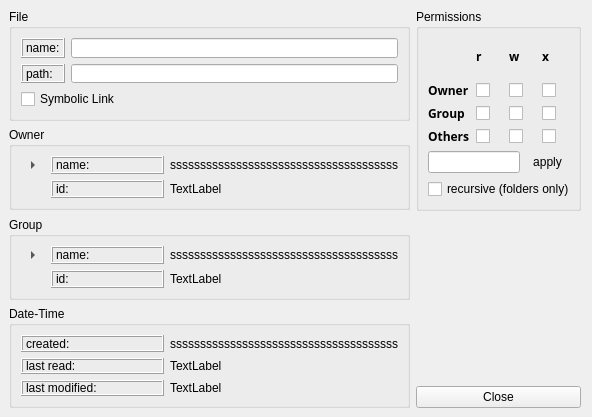
<ui version="4.0" >
 <author></author>
 <comment></comment>
 <exportmacro></exportmacro>
 <class>Form</class>
 <widget class="QWidget" name="Form" >
  <property name="geometry" >
   <rect>
    <x>0</x>
    <y>0</y>
    <width>592</width>
    <height>404</height>
   </rect>
  </property>
  <property name="windowTitle" >
   <string>Properties</string>
  </property>
  <layout class="QGridLayout" >
   <property name="margin" >
    <number>9</number>
   </property>
   <property name="spacing" >
    <number>6</number>
   </property>
   <item rowspan="2" row="0" column="1" >
    <widget class="QGroupBox" name="groupBox" >
     <property name="minimumSize" >
      <size>
       <width>165</width>
       <height>202</height>
      </size>
     </property>
     <property name="maximumSize" >
      <size>
       <width>165</width>
       <height>202</height>
      </size>
     </property>
     <property name="title" >
      <string>Permissions</string>
     </property>
     <layout class="QGridLayout" >
      <property name="margin" >
       <number>9</number>
      </property>
      <property name="spacing" >
       <number>6</number>
      </property>
      <item row="0" column="0" >
       <layout class="QVBoxLayout" >
        <property name="margin" >
         <number>0</number>
        </property>
        <property name="spacing" >
         <number>6</number>
        </property>
        <item>
         <layout class="QGridLayout" >
          <property name="margin" >
           <number>0</number>
          </property>
          <property name="spacing" >
           <number>6</number>
          </property>
          <item row="2" column="1" >
           <widget class="QCheckBox" name="_groupRead" >
            <property name="text" >
             <string/>
            </property>
           </widget>
          </item>
          <item row="1" column="0" >
           <widget class="QLabel" name="label_7" >
            <property name="text" >
             <string>&lt;html>&lt;head>&lt;meta name="qrichtext" content="1" />&lt;/head>&lt;body style=" white-space: pre-wrap; font-family:Sans Serif; font-size:9pt; font-weight:400; font-style:normal; text-decoration:none;">&lt;p style=" margin-top:0px; margin-bottom:0px; margin-left:0px; margin-right:0px; -qt-block-indent:0; text-indent:0px;">&lt;span style=" font-weight:600;">Owner&lt;/span>&lt;/p>&lt;/body>&lt;/html></string>
            </property>
           </widget>
          </item>
          <item row="2" column="3" >
           <widget class="QCheckBox" name="_groupExecute" >
            <property name="text" >
             <string/>
            </property>
           </widget>
          </item>
          <item row="0" column="1" >
           <widget class="QLabel" name="label" >
            <property name="text" >
             <string>&lt;html>&lt;head>&lt;meta name="qrichtext" content="1" />&lt;/head>&lt;body style=" white-space: pre-wrap; font-family:Sans Serif; font-size:9pt; font-weight:400; font-style:normal; text-decoration:none;">&lt;p style=" margin-top:0px; margin-bottom:0px; margin-left:0px; margin-right:0px; -qt-block-indent:0; text-indent:0px;">&lt;span style=" font-weight:600;">r&lt;/span>&lt;/p>&lt;/body>&lt;/html></string>
            </property>
           </widget>
          </item>
          <item row="3" column="0" >
           <widget class="QLabel" name="label_9" >
            <property name="text" >
             <string>&lt;html>&lt;head>&lt;meta name="qrichtext" content="1" />&lt;/head>&lt;body style=" white-space: pre-wrap; font-family:Sans Serif; font-size:9pt; font-weight:400; font-style:normal; text-decoration:none;">&lt;p style=" margin-top:0px; margin-bottom:0px; margin-left:0px; margin-right:0px; -qt-block-indent:0; text-indent:0px;">&lt;span style=" font-weight:600;">Others&lt;/span>&lt;/p>&lt;/body>&lt;/html></string>
            </property>
           </widget>
          </item>
          <item row="1" column="3" >
           <widget class="QCheckBox" name="_ownerExecute" >
            <property name="text" >
             <string/>
            </property>
           </widget>
          </item>
          <item row="3" column="2" >
           <widget class="QCheckBox" name="_othersWrite" >
            <property name="text" >
             <string/>
            </property>
           </widget>
          </item>
          <item row="3" column="3" >
           <widget class="QCheckBox" name="_othersExecute" >
            <property name="text" >
             <string/>
            </property>
           </widget>
          </item>
          <item row="2" column="2" >
           <widget class="QCheckBox" name="_groupWrite" >
            <property name="text" >
             <string/>
            </property>
           </widget>
          </item>
          <item row="1" column="1" >
           <widget class="QCheckBox" name="_ownerRead" >
            <property name="text" >
             <string/>
            </property>
           </widget>
          </item>
          <item row="3" column="1" >
           <widget class="QCheckBox" name="_othersRead" >
            <property name="text" >
             <string/>
            </property>
           </widget>
          </item>
          <item row="1" column="2" >
           <widget class="QCheckBox" name="_ownerWrite" >
            <property name="text" >
             <string/>
            </property>
           </widget>
          </item>
          <item row="0" column="3" >
           <widget class="QLabel" name="label_3" >
            <property name="text" >
             <string>&lt;html>&lt;head>&lt;meta name="qrichtext" content="1" />&lt;/head>&lt;body style=" white-space: pre-wrap; font-family:Sans Serif; font-size:9pt; font-weight:400; font-style:normal; text-decoration:none;">&lt;p style=" margin-top:0px; margin-bottom:0px; margin-left:0px; margin-right:0px; -qt-block-indent:0; text-indent:0px;">&lt;span style=" font-weight:600;">x&lt;/span>&lt;/p>&lt;/body>&lt;/html></string>
            </property>
           </widget>
          </item>
          <item row="2" column="0" >
           <widget class="QLabel" name="label_8" >
            <property name="text" >
             <string>&lt;html>&lt;head>&lt;meta name="qrichtext" content="1" />&lt;/head>&lt;body style=" white-space: pre-wrap; font-family:Sans Serif; font-size:9pt; font-weight:400; font-style:normal; text-decoration:none;">&lt;p style=" margin-top:0px; margin-bottom:0px; margin-left:0px; margin-right:0px; -qt-block-indent:0; text-indent:0px;">&lt;span style=" font-weight:600;">Group&lt;/span>&lt;/p>&lt;/body>&lt;/html></string>
            </property>
           </widget>
          </item>
          <item row="0" column="2" >
           <widget class="QLabel" name="label_2" >
            <property name="text" >
             <string>&lt;html>&lt;head>&lt;meta name="qrichtext" content="1" />&lt;/head>&lt;body style=" white-space: pre-wrap; font-family:Sans Serif; font-size:9pt; font-weight:400; font-style:normal; text-decoration:none;">&lt;p style=" margin-top:0px; margin-bottom:0px; margin-left:0px; margin-right:0px; -qt-block-indent:0; text-indent:0px;">&lt;span style=" font-weight:600;">w&lt;/span>&lt;/p>&lt;/body>&lt;/html></string>
            </property>
           </widget>
          </item>
         </layout>
        </item>
        <item>
         <layout class="QVBoxLayout" >
          <property name="margin" >
           <number>0</number>
          </property>
          <property name="spacing" >
           <number>6</number>
          </property>
          <item>
           <layout class="QHBoxLayout" >
            <property name="margin" >
             <number>0</number>
            </property>
            <property name="spacing" >
             <number>6</number>
            </property>
            <item>
             <widget class="QLineEdit" name="_permissionsValue" />
            </item>
            <item>
             <widget class="QToolButton" name="_apply" >
              <property name="text" >
               <string>apply</string>
              </property>
              <property name="autoRaise" >
               <bool>true</bool>
              </property>
             </widget>
            </item>
           </layout>
          </item>
          <item>
           <widget class="QCheckBox" name="_recursive" >
            <property name="text" >
             <string>recursive (folders only)</string>
            </property>
           </widget>
          </item>
         </layout>
        </item>
       </layout>
      </item>
     </layout>
    </widget>
   </item>
   <item row="0" column="0" >
    <widget class="QGroupBox" name="groupBox_5" >
     <property name="minimumSize" >
      <size>
       <width>401</width>
       <height>112</height>
      </size>
     </property>
     <property name="maximumSize" >
      <size>
       <width>401</width>
       <height>112</height>
      </size>
     </property>
     <property name="title" >
      <string>File</string>
     </property>
     <layout class="QVBoxLayout" >
      <property name="margin" >
       <number>9</number>
      </property>
      <property name="spacing" >
       <number>6</number>
      </property>
      <item>
       <layout class="QGridLayout" >
        <property name="margin" >
         <number>0</number>
        </property>
        <property name="spacing" >
         <number>6</number>
        </property>
        <item row="1" column="0" >
         <widget class="QLabel" name="label_22" >
          <property name="frameShape" >
           <enum>QFrame::Box</enum>
          </property>
          <property name="frameShadow" >
           <enum>QFrame::Raised</enum>
          </property>
          <property name="text" >
           <string>path:</string>
          </property>
          <property name="alignment" >
           <set>Qt::AlignLeading|Qt::AlignLeft|Qt::AlignVCenter</set>
          </property>
         </widget>
        </item>
        <item row="0" column="0" >
         <widget class="QLabel" name="label_21" >
          <property name="frameShape" >
           <enum>QFrame::Box</enum>
          </property>
          <property name="frameShadow" >
           <enum>QFrame::Raised</enum>
          </property>
          <property name="text" >
           <string>name:</string>
          </property>
          <property name="alignment" >
           <set>Qt::AlignLeading|Qt::AlignLeft|Qt::AlignVCenter</set>
          </property>
         </widget>
        </item>
        <item row="0" column="1" >
         <widget class="QLineEdit" name="_fileName" >
          <property name="enabled" >
           <bool>true</bool>
          </property>
          <property name="frame" >
           <bool>true</bool>
          </property>
          <property name="readOnly" >
           <bool>true</bool>
          </property>
         </widget>
        </item>
        <item row="1" column="1" >
         <widget class="QLineEdit" name="_filePath" >
          <property name="readOnly" >
           <bool>true</bool>
          </property>
         </widget>
        </item>
       </layout>
      </item>
      <item>
       <widget class="QCheckBox" name="_symbolicLink" >
        <property name="enabled" >
         <bool>true</bool>
        </property>
        <property name="text" >
         <string>Symbolic Link</string>
        </property>
        <property name="checkable" >
         <bool>false</bool>
        </property>
       </widget>
      </item>
     </layout>
    </widget>
   </item>
   <item row="1" column="0" >
    <widget class="QGroupBox" name="groupBox_2" >
     <property name="minimumSize" >
      <size>
       <width>401</width>
       <height>83</height>
      </size>
     </property>
     <property name="maximumSize" >
      <size>
       <width>401</width>
       <height>83</height>
      </size>
     </property>
     <property name="title" >
      <string>Owner</string>
     </property>
     <property name="flat" >
      <bool>false</bool>
     </property>
     <property name="checkable" >
      <bool>false</bool>
     </property>
     <layout class="QGridLayout" >
      <property name="margin" >
       <number>9</number>
      </property>
      <property name="spacing" >
       <number>6</number>
      </property>
      <item row="0" column="2" >
       <widget class="QLabel" name="_ownerName" >
        <property name="text" >
         <string>ssssssssssssssssssssssssssssssssssssss</string>
        </property>
       </widget>
      </item>
      <item row="1" column="2" >
       <widget class="QLabel" name="_ownerId" >
        <property name="text" >
         <string>TextLabel</string>
        </property>
       </widget>
      </item>
      <item row="1" column="1" >
       <widget class="QLabel" name="label_5" >
        <property name="frameShape" >
         <enum>QFrame::Box</enum>
        </property>
        <property name="frameShadow" >
         <enum>QFrame::Raised</enum>
        </property>
        <property name="text" >
         <string>id:</string>
        </property>
        <property name="alignment" >
         <set>Qt::AlignLeading|Qt::AlignLeft|Qt::AlignVCenter</set>
        </property>
       </widget>
      </item>
      <item row="0" column="1" >
       <widget class="QLabel" name="label_4" >
        <property name="frameShape" >
         <enum>QFrame::Box</enum>
        </property>
        <property name="frameShadow" >
         <enum>QFrame::Raised</enum>
        </property>
        <property name="text" >
         <string>name:</string>
        </property>
        <property name="alignment" >
         <set>Qt::AlignLeading|Qt::AlignLeft|Qt::AlignVCenter</set>
        </property>
       </widget>
      </item>
      <item row="0" column="0" >
       <widget class="QToolButton" name="_changeOwner" >
        <property name="text" >
         <string>change</string>
        </property>
        <property name="toolButtonStyle" >
         <enum>Qt::ToolButtonIconOnly</enum>
        </property>
        <property name="autoRaise" >
         <bool>true</bool>
        </property>
        <property name="arrowType" >
         <enum>Qt::RightArrow</enum>
        </property>
       </widget>
      </item>
     </layout>
    </widget>
   </item>
   <item row="2" column="0" >
    <widget class="QGroupBox" name="groupBox_3" >
     <property name="minimumSize" >
      <size>
       <width>401</width>
       <height>83</height>
      </size>
     </property>
     <property name="maximumSize" >
      <size>
       <width>401</width>
       <height>83</height>
      </size>
     </property>
     <property name="title" >
      <string>Group</string>
     </property>
     <property name="flat" >
      <bool>false</bool>
     </property>
     <property name="checkable" >
      <bool>false</bool>
     </property>
     <layout class="QGridLayout" >
      <property name="margin" >
       <number>9</number>
      </property>
      <property name="spacing" >
       <number>6</number>
      </property>
      <item row="1" column="2" >
       <widget class="QLabel" name="_groupId" >
        <property name="text" >
         <string>TextLabel</string>
        </property>
       </widget>
      </item>
      <item row="1" column="1" >
       <widget class="QLabel" name="label_11" >
        <property name="frameShape" >
         <enum>QFrame::Box</enum>
        </property>
        <property name="frameShadow" >
         <enum>QFrame::Raised</enum>
        </property>
        <property name="text" >
         <string>id:</string>
        </property>
        <property name="alignment" >
         <set>Qt::AlignLeading|Qt::AlignLeft|Qt::AlignVCenter</set>
        </property>
       </widget>
      </item>
      <item row="0" column="1" >
       <widget class="QLabel" name="label_12" >
        <property name="frameShape" >
         <enum>QFrame::Box</enum>
        </property>
        <property name="frameShadow" >
         <enum>QFrame::Raised</enum>
        </property>
        <property name="text" >
         <string>name:</string>
        </property>
        <property name="alignment" >
         <set>Qt::AlignLeading|Qt::AlignLeft|Qt::AlignVCenter</set>
        </property>
       </widget>
      </item>
      <item row="0" column="2" >
       <widget class="QLabel" name="groupName" >
        <property name="text" >
         <string>ssssssssssssssssssssssssssssssssssssss</string>
        </property>
       </widget>
      </item>
      <item row="0" column="0" >
       <widget class="QToolButton" name="_changeGroup" >
        <property name="text" >
         <string>change</string>
        </property>
        <property name="autoExclusive" >
         <bool>false</bool>
        </property>
        <property name="autoRaise" >
         <bool>true</bool>
        </property>
        <property name="arrowType" >
         <enum>Qt::RightArrow</enum>
        </property>
       </widget>
      </item>
     </layout>
    </widget>
   </item>
   <item rowspan="2" row="3" column="0" >
    <widget class="QGroupBox" name="groupBox_4" >
     <property name="minimumSize" >
      <size>
       <width>401</width>
       <height>102</height>
      </size>
     </property>
     <property name="maximumSize" >
      <size>
       <width>401</width>
       <height>102</height>
      </size>
     </property>
     <property name="title" >
      <string>Date-Time</string>
     </property>
     <property name="flat" >
      <bool>false</bool>
     </property>
     <property name="checkable" >
      <bool>false</bool>
     </property>
     <layout class="QGridLayout" >
      <property name="margin" >
       <number>9</number>
      </property>
      <property name="spacing" >
       <number>6</number>
      </property>
      <item row="2" column="0" >
       <widget class="QLabel" name="label_20" >
        <property name="frameShape" >
         <enum>QFrame::Box</enum>
        </property>
        <property name="frameShadow" >
         <enum>QFrame::Raised</enum>
        </property>
        <property name="text" >
         <string>last modified:</string>
        </property>
        <property name="alignment" >
         <set>Qt::AlignLeading|Qt::AlignLeft|Qt::AlignVCenter</set>
        </property>
       </widget>
      </item>
      <item row="1" column="0" >
       <widget class="QLabel" name="label_16" >
        <property name="frameShape" >
         <enum>QFrame::Box</enum>
        </property>
        <property name="frameShadow" >
         <enum>QFrame::Raised</enum>
        </property>
        <property name="text" >
         <string>last read:</string>
        </property>
        <property name="alignment" >
         <set>Qt::AlignLeading|Qt::AlignLeft|Qt::AlignVCenter</set>
        </property>
       </widget>
      </item>
      <item row="0" column="0" >
       <widget class="QLabel" name="label_17" >
        <property name="frameShape" >
         <enum>QFrame::Box</enum>
        </property>
        <property name="frameShadow" >
         <enum>QFrame::Raised</enum>
        </property>
        <property name="text" >
         <string>created:</string>
        </property>
        <property name="alignment" >
         <set>Qt::AlignLeading|Qt::AlignLeft|Qt::AlignVCenter</set>
        </property>
       </widget>
      </item>
      <item row="0" column="1" >
       <widget class="QLabel" name="_createdDate" >
        <property name="text" >
         <string>ssssssssssssssssssssssssssssssssssssss</string>
        </property>
       </widget>
      </item>
      <item row="1" column="1" >
       <widget class="QLabel" name="_lastReadDate" >
        <property name="text" >
         <string>TextLabel</string>
        </property>
       </widget>
      </item>
      <item row="2" column="1" >
       <widget class="QLabel" name="_lastModifiedDate" >
        <property name="text" >
         <string>TextLabel</string>
        </property>
       </widget>
      </item>
     </layout>
    </widget>
   </item>
   <item row="4" column="1" >
    <widget class="QPushButton" name="_close" >
     <property name="text" >
      <string>Close</string>
     </property>
    </widget>
   </item>
   <item rowspan="2" row="2" column="1" >
    <spacer>
     <property name="orientation" >
      <enum>Qt::Vertical</enum>
     </property>
     <property name="sizeHint" >
      <size>
       <width>20</width>
       <height>141</height>
      </size>
     </property>
    </spacer>
   </item>
  </layout>
 </widget>
 <pixmapfunction></pixmapfunction>
 <tabstops>
  <tabstop>_fileName</tabstop>
  <tabstop>_filePath</tabstop>
  <tabstop>_groupRead</tabstop>
  <tabstop>_ownerWrite</tabstop>
  <tabstop>_groupWrite</tabstop>
  <tabstop>_groupExecute</tabstop>
  <tabstop>_ownerRead</tabstop>
  <tabstop>_othersWrite</tabstop>
  <tabstop>_othersExecute</tabstop>
  <tabstop>_othersRead</tabstop>
  <tabstop>_changeOwner</tabstop>
  <tabstop>_changeGroup</tabstop>
  <tabstop>_symbolicLink</tabstop>
  <tabstop>_ownerExecute</tabstop>
  <tabstop>_close</tabstop>
  <tabstop>_permissionsValue</tabstop>
  <tabstop>_apply</tabstop>
  <tabstop>_recursive</tabstop>
 </tabstops>
 <resources/>
 <connections>
  <connection>
   <sender>_close</sender>
   <signal>clicked()</signal>
   <receiver>Form</receiver>
   <slot>close()</slot>
   <hints>
    <hint type="sourcelabel" >
     <x>538</x>
     <y>380</y>
    </hint>
    <hint type="destinationlabel" >
     <x>570</x>
     <y>337</y>
    </hint>
   </hints>
  </connection>
 </connections>
</ui>
